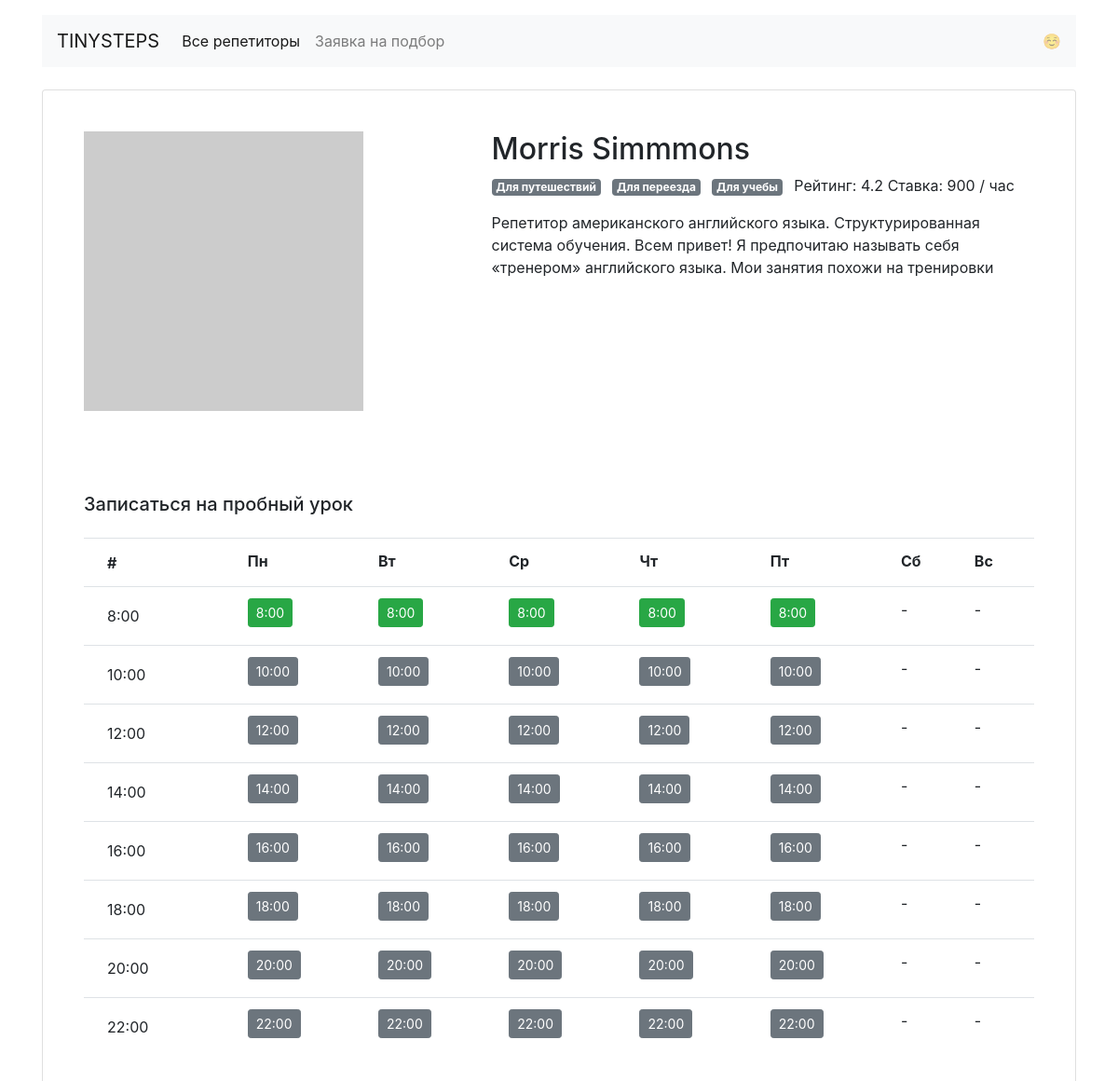
The app's page /profiles/1/ with its own data.
### app.py (models this page shows)
class Teacher(db.Model):
    __tablename__ = 'teachers'
    id = db.Column(db.Integer, primary_key=True)
    name = db.Column(db.String(100))
    about = db.Column(db.String(500))
    rating = db.Column(db.Float)
    picture = db.Column(db.String(500))
    price = db.Column(db.Integer)
    free = db.Column(db.String(2000))
    goals = db.relationship('DicGoals', secondary=teacher_goal_association,
                            back_populates='teachers')
    bookings = db.relationship('Booking', back_populates='teacher')

class DicGoals(db.Model):
    __tablename__ = 'dic_goals'
    goal_key = db.Column(db.String(20), primary_key=True)
    rus_name = db.Column(db.String(50))
    emblem = db.Column(db.String(100))
    teachers = db.relationship('Teacher', secondary=teacher_goal_association,
                               back_populates='goals')

### app.py (the view)
@app.route('/profiles/<id_teacher>/')
def get_profile(id_teacher):
    id_teacher = int(id_teacher)
    data = Data()
    teacher = data.get_teacher(id_teacher)
    if not teacher:
        abort(404, description="Teacher is not found")
    time_table = dict()
    time_table_data = json.loads(teacher.free)
    for weekday_key, time_status in time_table_data.items():
        for time_of_day, status in time_status.items():
            if time_of_day in time_table:
                time_table[time_of_day][weekday_key] = status
            else:
                time_table[time_of_day] = {weekday_key: status}
    return render_template('profile.html',
                           teacher=teacher,
                           goals=data.goals,
                           time_table=time_table)

### app.py (called while the page is built)
    @property
    def goals(self):
        return self.__goals.all()

    def get_teacher(self, id_teacher):
        teacher = self.__teachers.filter_by(id=id_teacher).first()
        return teacher

### templates/profile.html
{% extends 'base.html' %}
{% block content %}
  <main class="container mt-3">
    <div class="card my-4 mx-auto">
      <div class="card-body m-2 m-md-4">
        <div class="row">
          <div class="col-5"><img src="{{ teacher.picture }}" class="img-fluid" alt="Photo of a teacher"></div>
          <div class="col-7">
            <h1 class="h2">{{ teacher.name }}</h1>
            <p>
              {% for goal in teacher.goals %}
                <span class="badge badge-secondary mr-2">{{ (goals|selectattr('goal_key', '==', goal.goal_key)|list|last).rus_name }} </span>
              {% endfor %}
              Рейтинг: {{ teacher.rating }} Ставка: {{ teacher.price }} / час
            </p>
            <p>{{ teacher.about }}
            <br> <br>
          </div>
        </div>
      </div>
      <div class="card-body m-2 m-md-4">
        <h2 class="h5 mb-4">Записаться на пробный урок</h2>
        <table class="table">
          <tr>
            <th><span class="btn font-weight-bold py-0">#</span></th>
            <th>Пн</th>
            <th>Вт</th>
            <th>Ср</th>
            <th>Чт</th>
            <th>Пт</th>
            <th>Сб</th>
            <th>Вс</th>
          </tr>
          {% for time_of_day, schedule in time_table.items() %}
            <tr>
              <td><span class="btn">{{ time_of_day }}</span></td>
              {% for weekday_key, status in schedule.items() %}
                {% if weekday_key in ['mon', 'tue', 'wed', 'thu', 'fri'] %}
                  {% if status is true %}
                    {% set btn_status = "btn btn-sm btn-success" %}
                    {% set booking_link = "/booking/{}/{}/{}".format(teacher.id, weekday_key, time_of_day) %}
                  {% else %}
                    {% set btn_status = "btn btn-sm btn-secondary" %}
                    {% set booking_link = "/profiles/{}/".format(teacher.id) %}
                  {% endif %}
                  <td><a href="{{ booking_link }}" class="{{ btn_status }}">{{ time_of_day }} </a></td>
                {% endif %}
              {% endfor %}
              <td>-</td>
              <td>-</td>
            </tr>
          {% endfor %}
        </table>
      </div>
    </div>
  </main>
{% endblock %}

### records on screen
Teacher: name "Morris Simmmons", rating "4.2", price "900", about "Репетитор американского английского языка. Структурированная система обучения. Всем привет! Я предпочитаю называть себя «тренером» английского языка. Мои занятия похожи на тренировки"
DicGoals: goal_key "Для путешествий"
DicGoals: goal_key "Для переезда"
DicGoals: goal_key "Для учебы"

### other values on screen
{{ time_of_day }} "8:00" "10:00" "12:00" "14:00" "16:00" "18:00" "20:00" "22:00"
{{ time_of_day }} "8:00" "8:00" "8:00" "8:00" "8:00" "10:00" "10:00" "10:00" "10:00" "10:00" "12:00" "12:00" "12:00" "12:00" "12:00" "14:00" "14:00" "14:00" "14:00" "14:00" "16:00" "16:00" "16:00" "16:00" "16:00" "18:00" "18:00" "18:00" "18:00" "18:00" "20:00" "20:00" "20:00" "20:00" "20:00" "22:00" "22:00" "22:00" "22:00" "22:00"
